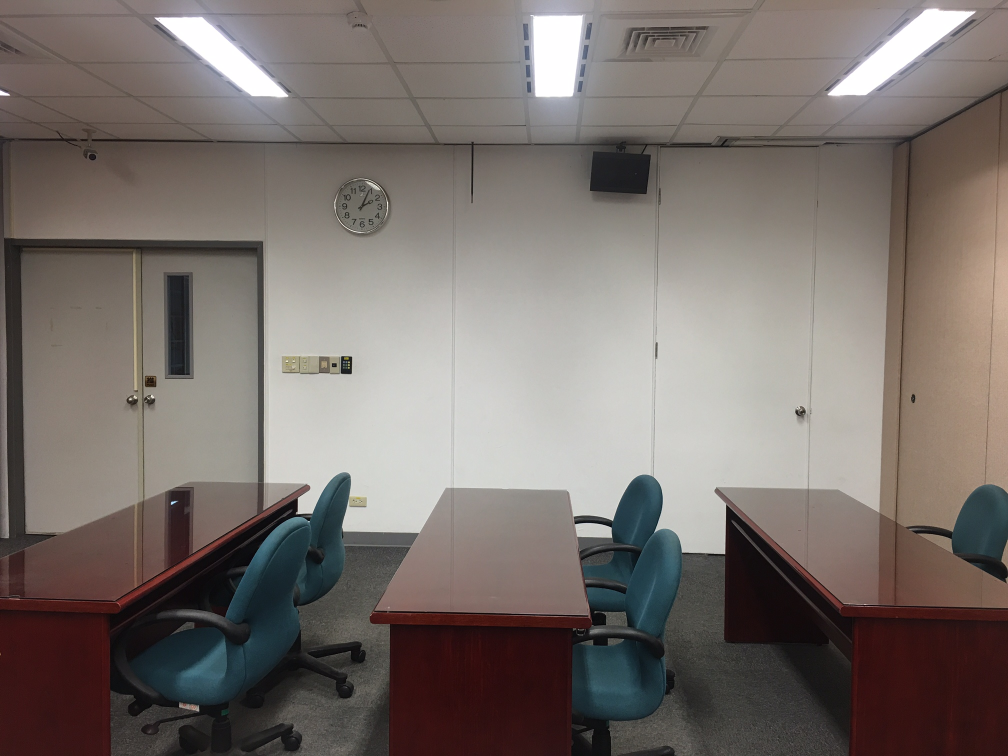
%> input picture IMG_1492.JPG, 2016 x 1512 px (shown at 1/2 size)
$ octave main.m   (GNU Octave 9; MATLAB toolbox functions it lacks are replaced by stand-ins)
%> lines starting %> are read from the running program, lines starting %| are printed output that depends on the picture
### getcoords.m
% getcoords:
% the user
% clicks on corresponding points in two images
% and
% this function
% returns the coordinates of the corresponding points.

% im1, im2 - names of the two images
% xall1, yall1 - (x,y) coordinates of points in the first image
% xall2, yall2 - corresponding (x,y) coordinates of points in the second image

function [xall1,yall1,xall2,yall2] = getcoords(im1,im2);

[ymax1,xmax1,depth1] = size(im1);
[ymax2,ymax2,depth2] = size(im2);

sub1 = subplot(1, 2, 1);
imshow(im1);
hold on;

sub2 = subplot(1, 2, 2);
imshow(im2);
hold on;

handle = helpdlg('Choose corresponding points in two images and press ENTER once you are done');
uiwait(handle);

xall1 =[];
yall1 =[];

xall2 =[];
yall2 =[];

while 1,
    [xnew1, ynew1, button1]=ginput(1);
    [xnew1, ynew1]
    xall1 = [xall1; xnew1]
    yall1 = [yall1; ynew1]

    if (isempty(button1)),
        break;
    end;

    plot(sub1, xnew1(1), ynew1(1), 'b*');

    [xnew2, ynew2, button2]=ginput(1);
    [xnew2, ynew2]
    xall2 = [xall2; xnew2]
    yall2 = [yall2; ynew2]

    if (isempty(button2)),
        break;
    end;

    plot(sub2, xnew2(1), ynew2(1), 'b*');
end;

sub1;
hold off;
sub2;
hold off;

end

### main.m
im1 = imread('IMG_1492.JPG');
%> im1 is the input picture: size 1512x2016x3 uint8; mean R, G, B 120.5, 111.9, 107.4
im2 = imread('IMG_1493.JPG');
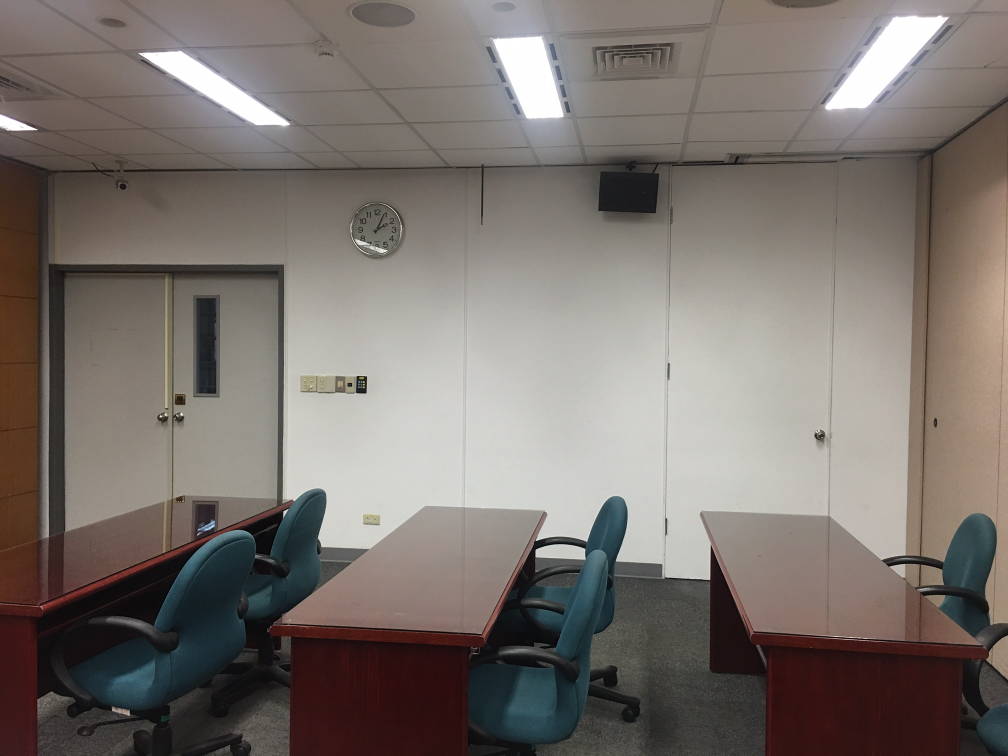
%> input picture IMG_1493.JPG, 2016 x 1512 px (shown at 1/2 size)
%> im2 is the input picture: size 1512x2016x3 uint8; mean R, G, B 122.1, 114.3, 109.2

%LabelPoints from 2 images, press 'enter' when the labing is over
[xall1,yall1,xall2,yall2] = getcoords(im1,im2);
%> in getcoords, `imshow(im2);`:
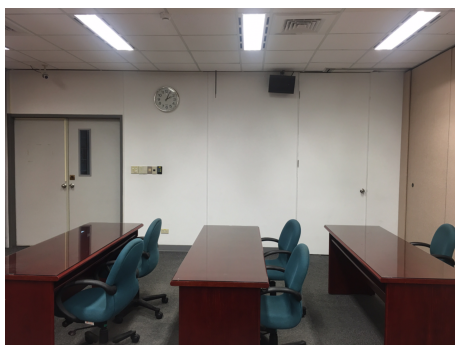
%> figure redrawn from the program's plot data, 2 panels
%> the run ends on the next line
